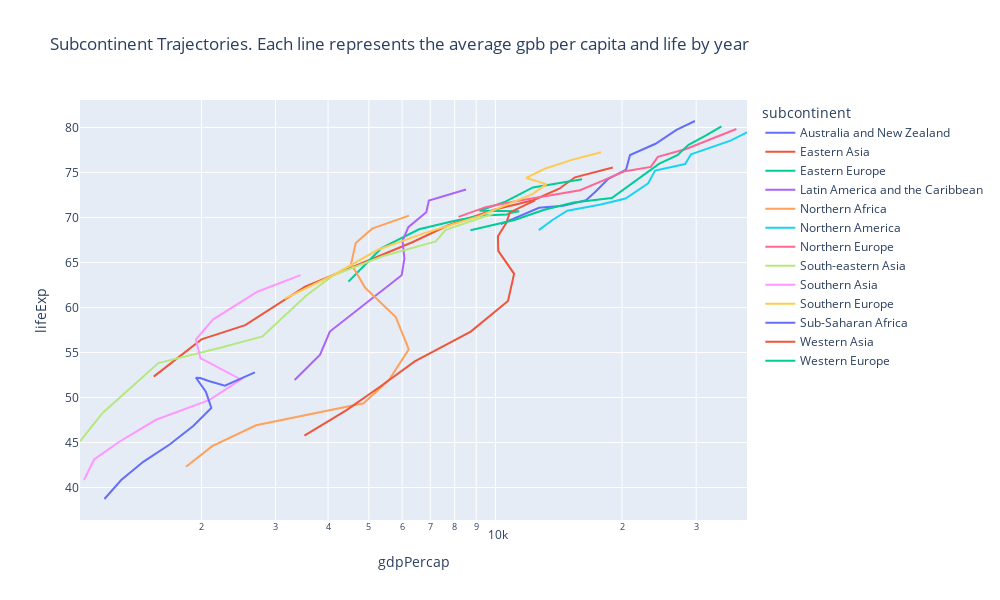

The code cell stored with this chart in its notebook:
### Markdown cell above
But within each continent there is significant variability. I am showing bewlow the trajectories of subcontinents.

### Code cell
subcontinent_centroids = df[['year', 'subcontinent', 'lifeExp',
                         'gdpPercap']].groupby(['subcontinent', 'year']).mean().reset_index()

fig = px.line(subcontinent_centroids, x="gdpPercap", y="lifeExp", color="subcontinent",  log_x=True, 
             title="Subcontinent Trajectories. Each line represents the average gpb per capita and life by year",
             width=1000, height=600)

fig.update_traces(textposition="bottom right")

fig.show()

### Figure 1 — Plotly figure (JSON) as saved in the notebook; plotly's stock layout.template omitted (floating-point values rounded to 4 significant figures)
{"data": [{"hovertemplate": "subcontinent=Australia and New Zealand<br>gdpPercap=%{x}<br>lifeExp=%{y}<extra></extra>", "legendgroup": "Australia and New Zealand", "line": {"color": "#636efa", "dash": "solid"}, "marker": {"symbol": "circle"}, "mode": "lines", "name": "Australia and New Zealand", "orientation": "v", "showlegend": true, "textposition": "bottom right", "type": "scatter", "x": [10300.0, 11600.0, 12700.0, 14500.0, 16420.0, 17280.0, 18550.0, 20450.0, 20890.0, 24020.0, 26940.0, 29810.0], "xaxis": "x", "y": [69.25, 70.3, 71.09, 71.31, 71.91, 72.85, 74.29, 75.32, 76.94, 78.19, 79.74, 80.72], "yaxis": "y"}, {"hovertemplate": "subcontinent=Eastern Asia<br>gdpPercap=%{x}<br>lifeExp=%{y}<extra></extra>", "legendgroup": "Eastern Asia", "line": {"color": "#EF553B", "dash": "solid"}, "marker": {"symbol": "circle"}, "mode": "lines", "name": "Eastern Asia", "orientation": "v", "showlegend": true, "textposition": "bottom right", "type": "scatter", "x": [1541.0, 2000.0, 2542.0, 3529.0, 5141.0, 6364.0, 7723.0, 9975.0, 12300.0, 14180.0, 15460.0, 19010.0], "xaxis": "x", "y": [52.32, 56.46, 58.04, 62.32, 65.47, 67.28, 69.14, 70.89, 71.91, 73.2, 74.46, 75.56], "yaxis": "y"}, {"hovertemplate": "subcontinent=Eastern Europe<br>gdpPercap=%{x}<br>lifeExp=%{y}<extra></extra>", "legendgroup": "Eastern Europe", "line": {"color": "#00cc96", "dash": "solid"}, "marker": {"symbol": "circle"}, "mode": "lines", "name": "Eastern Europe", "orientation": "v", "showlegend": true, "textposition": "bottom right", "type": "scatter", "x": [4472.0, 5346.0, 6583.0, 7957.0, 9261.0, 10650.0, 10930.0, 11390.0, 9162.0, 10560.0, 12280.0, 16070.0], "xaxis": "x", "y": [62.87, 66.56, 68.69, 69.61, 70.23, 70.34, 70.53, 70.68, 70.75, 71.76, 73.34, 74.26], "yaxis": "y"}, {"hovertemplate": "subcontinent=Latin America and the Caribbean<br>gdpPercap=%{x}<br>lifeExp=%{y}<extra></extra>", "legendgroup": "Latin America and the Caribbean", "line": {"color": "#ab63fa", "dash": "solid"}, "marker": {"symbol": "circle"}, "mode": "lines", "name": "Latin America and the Caribbean", "orientation": "v", "showlegend": true, "textposition": "bottom right", "type": "scatter", "x": [3331.0, 3829.0, 4039.0, 4613.0, 5283.0, 5984.0, 6077.0, 6014.0, 6208.0, 6848.0, 6946.0, 8513.0], "xaxis": "x", "y": [51.95, 54.76, 57.32, 59.45, 61.55, 63.57, 65.45, 67.41, 68.92, 70.58, 71.89, 73.1], "yaxis": "y"}, {"hovertemplate": "subcontinent=Northern Africa<br>gdpPercap=%{x}<br>lifeExp=%{y}<extra></extra>", "legendgroup": "Northern Africa", "line": {"color": "#FFA15A", "dash": "solid"}, "marker": {"symbol": "circle"}, "mode": "lines", "name": "Northern Africa", "orientation": "v", "showlegend": true, "textposition": "bottom right", "type": "scatter", "x": [1838.0, 2121.0, 2698.0, 4861.0, 5594.0, 6224.0, 5795.0, 4902.0, 4539.0, 4655.0, 5092.0, 6230.0], "xaxis": "x", "y": [42.3, 44.59, 46.91, 49.36, 52.0, 55.36, 58.93, 62.19, 64.85, 67.16, 68.76, 70.21], "yaxis": "y"}, {"hovertemplate": "subcontinent=Northern America<br>gdpPercap=%{x}<br>lifeExp=%{y}<extra></extra>", "legendgroup": "Northern America", "line": {"color": "#19d3f3", "dash": "solid"}, "marker": {"symbol": "circle"}, "mode": "lines", "name": "Northern America", "orientation": "v", "showlegend": true, "textposition": "bottom right", "type": "scatter", "x": [12680.0, 13670.0, 14820.0, 17800.0, 20390.0, 23080.0, 23950.0, 28260.0, 29170.0, 32360.0, 36210.0, 39640.0], "xaxis": "x", "y": [68.59, 69.72, 70.75, 71.44, 72.11, 73.79, 75.21, 75.94, 77.02, 77.71, 78.54, 79.45], "yaxis": "y"}, {"hovertemplate": "subcontinent=Northern Europe<br>gdpPercap=%{x}<br>lifeExp=%{y}<extra></extra>", "legendgroup": "Northern Europe", "line": {"color": "#FF6692", "dash": "solid"}, "marker": {"symbol": "circle"}, "mode": "lines", "name": "Northern Europe", "orientation": "v", "showlegend": true, "textposition": "bottom right", "type": "scatter", "x": [8171.0, 9477.0, 11170.0, 13370.0, 15890.0, 18060.0, 20190.0, 23410.0, 24330.0, 28390.0, 32730.0, 37390.0], "xaxis": "x", "y": [70.06, 71.15, 71.81, 72.46, 73.02, 74.13, 75.1, 75.62, 76.74, 77.61, 78.77, 79.83], "yaxis": "y"}, {"hovertemplate": "subcontinent=South-eastern Asia<br>gdpPercap=%{x}<br>lifeExp=%{y}<extra></extra>", "legendgroup": "South-eastern Asia", "line": {"color": "#B6E880", "dash": "solid"}, "marker": {"symbol": "circle"}, "mode": "lines", "name": "South-eastern Asia", "orientation": "v", "showlegend": true, "textposition": "bottom right", "type": "scatter", "x": [1029.0, 1164.0, 1359.0, 1580.0, 2194.0, 2796.0, 3545.0, 4115.0, 5418.0, 7212.0, 7617.0, 9860.0], "xaxis": "x", "y": [45.13, 48.29, 51.09, 53.82, 55.48, 56.79, 61.3, 63.56, 65.71, 67.34, 68.62, 70.4], "yaxis": "y"}, {"hovertemplate": "subcontinent=Southern Asia<br>gdpPercap=%{x}<br>lifeExp=%{y}<extra></extra>", "legendgroup": "Southern Asia", "line": {"color": "#FF97FF", "dash": "solid"}, "marker": {"symbol": "circle"}, "mode": "lines", "name": "Southern Asia", "orientation": "v", "showlegend": true, "textposition": "bottom right", "type": "scatter", "x": [1051.0, 1111.0, 1274.0, 1560.0, 2092.0, 2481.0, 1990.0, 1940.0, 2130.0, 2436.0, 2717.0, 3442.0], "xaxis": "x", "y": [40.82, 43.12, 45.06, 47.52, 49.74, 52.0, 54.37, 56.43, 58.66, 60.38, 61.75, 63.6], "yaxis": "y"}, {"hovertemplate": "subcontinent=Southern Europe<br>gdpPercap=%{x}<br>lifeExp=%{y}<extra></extra>", "legendgroup": "Southern Europe", "line": {"color": "#FECB52", "dash": "solid"}, "marker": {"symbol": "circle"}, "mode": "lines", "name": "Southern Europe", "orientation": "v", "showlegend": true, "textposition": "bottom right", "type": "scatter", "x": [3150.0, 4166.0, 5252.0, 6809.0, 9068.0, 10810.0, 12270.0, 13230.0, 11840.0, 13090.0, 15200.0, 17830.0], "xaxis": "x", "y": [60.95, 63.73, 66.41, 68.29, 70.08, 71.57, 72.62, 73.7, 74.39, 75.41, 76.4, 77.26], "yaxis": "y"}, {"hovertemplate": "subcontinent=Sub-Saharan Africa<br>gdpPercap=%{x}<br>lifeExp=%{y}<extra></extra>", "legendgroup": "Sub-Saharan Africa", "line": {"color": "#636efa", "dash": "solid"}, "marker": {"symbol": "circle"}, "mode": "lines", "name": "Sub-Saharan Africa", "orientation": "v", "showlegend": true, "textposition": "bottom right", "type": "scatter", "x": [1176.0, 1289.0, 1455.0, 1684.0, 1915.0, 2111.0, 2049.0, 1941.0, 1987.0, 2082.0, 2274.0, 2679.0], "xaxis": "x", "y": [38.72, 40.83, 42.85, 44.81, 46.86, 48.83, 50.64, 52.19, 52.17, 51.83, 51.31, 52.8], "yaxis": "y"}, {"hovertemplate": "subcontinent=Western Asia<br>gdpPercap=%{x}<br>lifeExp=%{y}<extra></extra>", "legendgroup": "Western Asia", "line": {"color": "#EF553B", "dash": "solid"}, "marker": {"symbol": "circle"}, "mode": "lines", "name": "Western Asia", "orientation": "v", "showlegend": true, "textposition": "bottom right", "type": "scatter", "x": [3515.0, 4418.0, 5305.0, 6429.0, 8737.0, 10710.0, 11080.0, 10160.0, 10140.0, 10620.0, 10820.0, 12430.0], "xaxis": "x", "y": [45.76, 48.57, 51.16, 54.01, 57.32, 60.73, 63.74, 66.3, 67.91, 69.41, 70.57, 71.9], "yaxis": "y"}, {"hovertemplate": "subcontinent=Western Europe<br>gdpPercap=%{x}<br>lifeExp=%{y}<extra></extra>", "legendgroup": "Western Europe", "line": {"color": "#00cc96", "dash": "solid"}, "marker": {"symbol": "circle"}, "mode": "lines", "name": "Western Europe", "orientation": "v", "showlegend": true, "textposition": "bottom right", "type": "scatter", "x": [8722.0, 11100.0, 13070.0, 15340.0, 18910.0, 20980.0, 22450.0, 24480.0, 27080.0, 28790.0, 31680.0, 34460.0], "xaxis": "x", "y": [68.58, 69.72, 70.86, 71.67, 72.16, 73.66, 74.68, 75.95, 76.91, 78.07, 79.12, 80.13], "yaxis": "y"}], "layout": {"height": 600, "legend": {"title": {"text": "subcontinent"}, "tracegroupgap": 0}, "title": {"text": "Subcontinent Trajectories. Each line represents the average gpb per capita and life by year"}, "width": 1000, "xaxis": {"anchor": "y", "domain": [0, 1], "title": {"text": "gdpPercap"}, "type": "log"}, "yaxis": {"anchor": "x", "domain": [0, 1], "title": {"text": "lifeExp"}}}}
